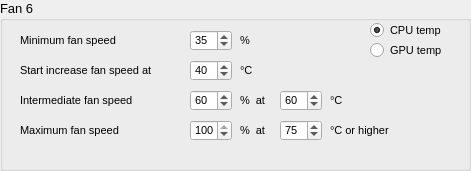
       <widget class="QGroupBox" name="groupBoxConfigFan6">
        <property name="geometry">
         <rect>
          <x>510</x>
          <y>400</y>
          <width>471</width>
          <height>171</height>
         </rect>
        </property>
        <property name="font">
         <font>
          <pointsize>10</pointsize>
          <weight>50</weight>
          <bold>false</bold>
         </font>
        </property>
        <property name="title">
         <string>Fan 6</string>
        </property>
        <property name="flat">
         <bool>false</bool>
        </property>
        <property name="checkable">
         <bool>false</bool>
        </property>
        <widget class="QLabel" name="label_91">
         <property name="geometry">
          <rect>
           <x>20</x>
           <y>30</y>
           <width>151</width>
           <height>21</height>
          </rect>
         </property>
         <property name="font">
          <font>
           <pointsize>8</pointsize>
          </font>
         </property>
         <property name="text">
          <string>Minimum fan speed</string>
         </property>
        </widget>
        <widget class="QSpinBox" name="spinBoxMinSpeedFan6">
         <property name="geometry">
          <rect>
           <x>190</x>
           <y>30</y>
           <width>42</width>
           <height>21</height>
          </rect>
         </property>
         <property name="font">
          <font>
           <pointsize>8</pointsize>
          </font>
         </property>
         <property name="maximum">
          <number>100</number>
         </property>
         <property name="singleStep">
          <number>1</number>
         </property>
         <property name="value">
          <number>35</number>
         </property>
        </widget>
        <widget class="QLabel" name="label_92">
         <property name="geometry">
          <rect>
           <x>20</x>
           <y>60</y>
           <width>241</width>
           <height>21</height>
          </rect>
         </property>
         <property name="font">
          <font>
           <pointsize>8</pointsize>
          </font>
         </property>
         <property name="text">
          <string>Start increase fan speed at </string>
         </property>
        </widget>
        <widget class="QSpinBox" name="spinBoxStartIncreaseSpeedFan6">
         <property name="geometry">
          <rect>
           <x>190</x>
           <y>60</y>
           <width>42</width>
           <height>21</height>
          </rect>
         </property>
         <property name="font">
          <font>
           <pointsize>8</pointsize>
          </font>
         </property>
         <property name="maximum">
          <number>100</number>
         </property>
         <property name="singleStep">
          <number>1</number>
         </property>
         <property name="value">
          <number>40</number>
         </property>
        </widget>
        <widget class="QLabel" name="label_93">
         <property name="geometry">
          <rect>
           <x>240</x>
           <y>90</y>
           <width>101</width>
           <height>21</height>
          </rect>
         </property>
         <property name="font">
          <font>
           <pointsize>8</pointsize>
          </font>
         </property>
         <property name="text">
          <string>%  at</string>
         </property>
        </widget>
        <widget class="QSpinBox" name="spinBoxIntermediateTempFan6">
         <property name="geometry">
          <rect>
           <x>280</x>
           <y>90</y>
           <width>42</width>
           <height>21</height>
          </rect>
         </property>
         <property name="font">
          <font>
           <pointsize>8</pointsize>
          </font>
         </property>
         <property name="maximum">
          <number>100</number>
         </property>
         <property name="singleStep">
          <number>1</number>
         </property>
         <property name="value">
          <number>60</number>
         </property>
        </widget>
        <widget class="QSpinBox" name="spinBoxIntermediateSpeedFan6">
         <property name="geometry">
          <rect>
           <x>190</x>
           <y>90</y>
           <width>42</width>
           <height>21</height>
          </rect>
         </property>
         <property name="font">
          <font>
           <pointsize>8</pointsize>
          </font>
         </property>
         <property name="maximum">
          <number>100</number>
         </property>
         <property name="singleStep">
          <number>1</number>
         </property>
         <property name="value">
          <number>60</number>
         </property>
        </widget>
        <widget class="QLabel" name="label_94">
         <property name="geometry">
          <rect>
           <x>20</x>
           <y>90</y>
           <width>151</width>
           <height>21</height>
          </rect>
         </property>
         <property name="font">
          <font>
           <pointsize>8</pointsize>
          </font>
         </property>
         <property name="text">
          <string>Intermediate fan speed </string>
         </property>
        </widget>
        <widget class="QLabel" name="label_95">
         <property name="geometry">
          <rect>
           <x>330</x>
           <y>90</y>
           <width>111</width>
           <height>21</height>
          </rect>
         </property>
         <property name="font">
          <font>
           <pointsize>8</pointsize>
          </font>
         </property>
         <property name="text">
          <string>°C</string>
         </property>
        </widget>
        <widget class="QLabel" name="label_96">
         <property name="geometry">
          <rect>
           <x>240</x>
           <y>60</y>
           <width>111</width>
           <height>21</height>
          </rect>
         </property>
         <property name="font">
          <font>
           <pointsize>8</pointsize>
          </font>
         </property>
         <property name="text">
          <string>°C</string>
         </property>
        </widget>
        <widget class="QLabel" name="label_97">
         <property name="geometry">
          <rect>
           <x>240</x>
           <y>30</y>
           <width>111</width>
           <height>21</height>
          </rect>
         </property>
         <property name="font">
          <font>
           <pointsize>8</pointsize>
          </font>
         </property>
         <property name="text">
          <string>%</string>
         </property>
        </widget>
        <widget class="QLabel" name="label_98">
         <property name="geometry">
          <rect>
           <x>20</x>
           <y>120</y>
           <width>151</width>
           <height>21</height>
          </rect>
         </property>
         <property name="font">
          <font>
           <pointsize>8</pointsize>
          </font>
         </property>
         <property name="text">
          <string>Maximum fan speed </string>
         </property>
        </widget>
        <widget class="QSpinBox" name="spinBoxMaxSpeedFan6">
         <property name="geometry">
          <rect>
           <x>190</x>
           <y>120</y>
           <width>42</width>
           <height>21</height>
          </rect>
         </property>
         <property name="font">
          <font>
           <pointsize>8</pointsize>
          </font>
         </property>
         <property name="maximum">
          <number>100</number>
         </property>
         <property name="singleStep">
          <number>1</number>
         </property>
         <property name="value">
          <number>100</number>
         </property>
        </widget>
        <widget class="QLabel" name="label_99">
         <property name="geometry">
          <rect>
           <x>240</x>
           <y>120</y>
           <width>101</width>
           <height>21</height>
          </rect>
         </property>
         <property name="font">
          <font>
           <pointsize>8</pointsize>
          </font>
         </property>
         <property name="text">
          <string>%  at</string>
         </property>
        </widget>
        <widget class="QLabel" name="label_100">
         <property name="geometry">
          <rect>
           <x>330</x>
           <y>120</y>
           <width>111</width>
           <height>21</height>
          </rect>
         </property>
         <property name="font">
          <font>
           <pointsize>8</pointsize>
          </font>
         </property>
         <property name="text">
          <string>°C or higher</string>
         </property>
        </widget>
        <widget class="QSpinBox" name="spinBoxMaxTempFan6">
         <property name="geometry">
          <rect>
           <x>280</x>
           <y>120</y>
           <width>42</width>
           <height>21</height>
          </rect>
         </property>
         <property name="font">
          <font>
           <pointsize>8</pointsize>
          </font>
         </property>
         <property name="maximum">
          <number>100</number>
         </property>
         <property name="singleStep">
          <number>1</number>
         </property>
         <property name="value">
          <number>75</number>
         </property>
        </widget>
        <widget class="QRadioButton" name="radioButtonCPUFan6">
         <property name="geometry">
          <rect>
           <x>370</x>
           <y>20</y>
           <width>95</width>
           <height>20</height>
          </rect>
         </property>
         <property name="font">
          <font>
           <pointsize>8</pointsize>
          </font>
         </property>
         <property name="text">
          <string>CPU temp</string>
         </property>
         <property name="checked">
          <bool>true</bool>
         </property>
        </widget>
        <widget class="QRadioButton" name="radioButtonGPUFan6">
         <property name="geometry">
          <rect>
           <x>370</x>
           <y>40</y>
           <width>95</width>
           <height>20</height>
          </rect>
         </property>
         <property name="font">
          <font>
           <pointsize>8</pointsize>
          </font>
         </property>
         <property name="text">
          <string>GPU temp</string>
         </property>
        </widget>
       </widget>
